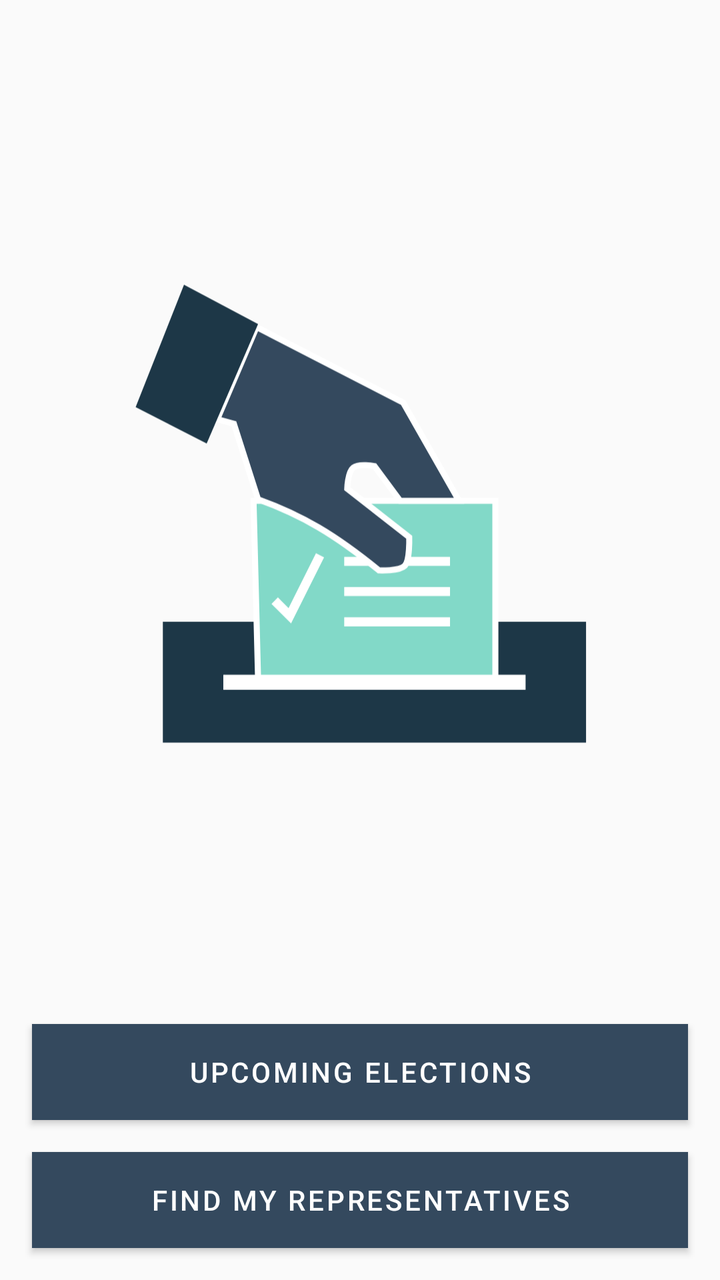
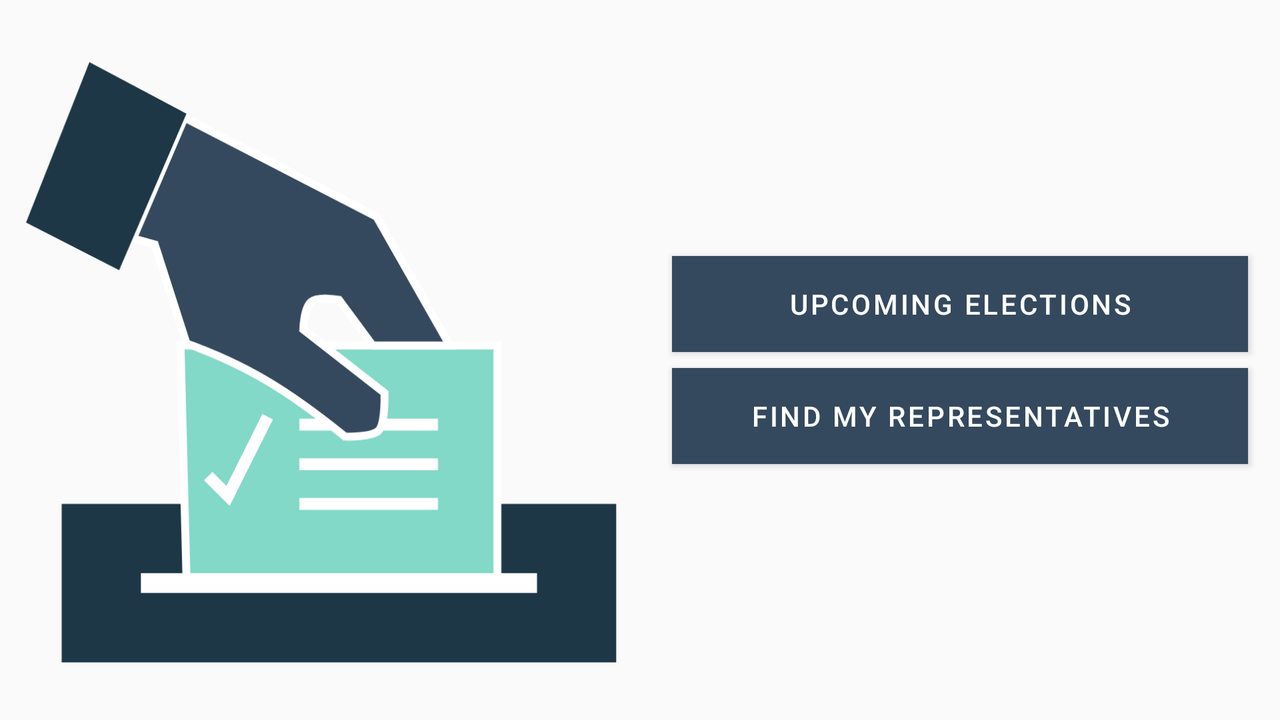

Compare how this app lays out the same screen by default and in its alternative resource folder. The renders come first, then the two layout files and the values they reference.
<!-- AndroidManifest.xml: application theme AppTheme -->
<!-- res/layout/fragment_launch.xml -->
<?xml version="1.0" encoding="utf-8"?>
<layout xmlns:android="http://schemas.android.com/apk/res/android"
    xmlns:app="http://schemas.android.com/apk/res-auto"
    xmlns:tools="http://schemas.android.com/tools">

    <androidx.constraintlayout.widget.ConstraintLayout
        android:layout_width="match_parent"
        android:layout_height="match_parent"
        tools:context="com.example.android.politicalpreparedness.MainActivity">

        <ImageView
            android:id="@+id/logo_img"
            android:layout_width="@dimen/zero_dimen"
            android:layout_height="wrap_content"
            android:layout_marginHorizontal="@dimen/large_margin"
            android:contentDescription="@string/logo_description"
            app:layout_constraintBottom_toTopOf="@id/upcoming_elections_btn"
            app:layout_constraintEnd_toEndOf="parent"
            app:layout_constraintStart_toStartOf="parent"
            app:layout_constraintTop_toTopOf="parent"
            app:srcCompat="@drawable/ballot_logo" />

        <Button
            android:id="@+id/upcoming_elections_btn"
            style="@style/TextAppearance.MaterialComponents.Button"
            android:layout_width="match_parent"
            android:layout_height="@dimen/button_height"
            android:layout_margin="@dimen/normal_margin"
            android:background="@color/colorPrimary"
            android:text="@string/upcoming_elections"
            android:textColor="@color/white"
            app:layout_constraintBottom_toTopOf="@id/representatives_btn"
            app:layout_constraintLeft_toLeftOf="parent"
            app:layout_constraintRight_toRightOf="parent" />

        <Button
            android:id="@+id/representatives_btn"
            style="@style/TextAppearance.MaterialComponents.Button"
            android:layout_width="match_parent"
            android:layout_height="@dimen/button_height"
            android:layout_margin="@dimen/normal_margin"
            android:background="@color/colorPrimary"
            android:text="@string/find_my_representative"
            android:textColor="@color/white"
            app:layout_constraintBottom_toBottomOf="parent"
            app:layout_constraintEnd_toEndOf="parent"
            app:layout_constraintStart_toStartOf="parent" />

    </androidx.constraintlayout.widget.ConstraintLayout>
</layout>
<!-- resources referenced by this layout -->
<resources>
  <color name="colorPrimary">#34495e</color>
  <color name="white">#FFFFFF</color>
  <dimen name="button_height">48dp</dimen>
  <dimen name="large_margin">64dp</dimen>
  <dimen name="normal_margin">16dp</dimen>
  <dimen name="zero_dimen">0dp</dimen>
  <!-- drawable ballot_logo: vector/xml drawable (drawable, 2272 chars, omitted) -->
  <string name="find_my_representative">Find my representatives</string>
  <string name="logo_description">Launch image: Hand dropping card in ballot box</string>
  <string name="upcoming_elections">Upcoming Elections</string>
  <style name="AppTheme" parent="Theme.AppCompat.Light.DarkActionBar">
          
          <item name="colorPrimary">@color/colorPrimary</item>
          <item name="colorPrimaryDark">@color/colorPrimaryDark</item>
          <item name="colorAccent">@color/colorAccent</item>
      </style>
  <color name="colorPrimaryDark">#1d3747</color>
  <color name="colorAccent">#82d9c8</color>
</resources>
<!-- res/layout-land/fragment_launch.xml (the repository's variant of the layout above) -->
<!-- drawn on the phone turned sideways -->
<?xml version="1.0" encoding="utf-8"?>
<layout xmlns:android="http://schemas.android.com/apk/res/android"
    xmlns:app="http://schemas.android.com/apk/res-auto"
    xmlns:tools="http://schemas.android.com/tools">

    <androidx.constraintlayout.widget.ConstraintLayout
        android:layout_width="match_parent"
        android:layout_height="match_parent"
        tools:context="com.example.android.politicalpreparedness.MainActivity">

        <androidx.constraintlayout.widget.Guideline
            android:id="@+id/guideline"
            android:layout_width="@dimen/zero_dimen"
            android:layout_height="@dimen/zero_dimen"
            android:orientation="vertical"
            app:layout_constraintGuide_percent="0.5" />

        <androidx.constraintlayout.widget.Guideline
            android:id="@+id/guideline2"
            android:layout_width="@dimen/zero_dimen"
            android:layout_height="@dimen/zero_dimen"
            android:orientation="horizontal"
            app:layout_constraintGuide_percent="0.5" />

        <ImageView
            android:id="@+id/logo_img"
            android:layout_width="@dimen/zero_dimen"
            android:layout_height="wrap_content"
            android:layout_margin="@dimen/default_margin"
            android:contentDescription="@string/logo_description"
            app:layout_constraintBottom_toBottomOf="parent"
            app:layout_constraintEnd_toStartOf="@id/guideline"
            app:layout_constraintStart_toStartOf="parent"
            app:layout_constraintTop_toTopOf="parent"
            app:srcCompat="@drawable/ballot_logo" />

        <Button
            android:id="@+id/upcoming_elections_btn"
            style="@style/TextAppearance.MaterialComponents.Button"
            android:layout_width="@dimen/zero_dimen"
            android:layout_height="@dimen/button_height"
            android:layout_marginVertical="@dimen/small_margin"
            android:layout_marginHorizontal="@dimen/normal_margin"            android:background="@color/colorPrimary"
            android:text="@string/upcoming_elections"
            android:textColor="@color/white"
            app:layout_constraintBottom_toTopOf="@id/guideline2"
            app:layout_constraintEnd_toEndOf="parent"
            app:layout_constraintRight_toRightOf="parent"
            app:layout_constraintStart_toEndOf="@id/guideline" />

        <Button
            android:id="@+id/representatives_btn"
            style="@style/TextAppearance.MaterialComponents.Button"
            android:layout_width="@dimen/zero_dimen"
            android:layout_height="@dimen/button_height"
            android:layout_marginVertical="@dimen/small_margin"
            android:layout_marginHorizontal="@dimen/normal_margin"
            android:background="@color/colorPrimary"
            android:text="@string/find_my_representative"
            android:textColor="@color/white"
            app:layout_constraintEnd_toEndOf="parent"
            app:layout_constraintStart_toEndOf="@id/guideline"
            app:layout_constraintTop_toBottomOf="@id/guideline2" />

    </androidx.constraintlayout.widget.ConstraintLayout>
</layout>
<!-- resources referenced by the variant -->
<!-- as the phone turned sideways resolves them -->
<resources>
  <color name="colorPrimary">#34495e</color>
  <color name="white">#FFFFFF</color>
  <dimen name="button_height">48dp</dimen>
  <dimen name="default_margin">8dp</dimen>
  <dimen name="normal_margin">16dp</dimen>
  <dimen name="small_margin">4dp</dimen>
  <dimen name="zero_dimen">0dp</dimen>
  <!-- drawable ballot_logo: vector/xml drawable (drawable, 2272 chars, omitted) -->
  <string name="find_my_representative">Find my representatives</string>
  <string name="logo_description">Launch image: Hand dropping card in ballot box</string>
  <string name="upcoming_elections">Upcoming Elections</string>
  <style name="AppTheme" parent="Theme.AppCompat.Light.DarkActionBar">
          
          <item name="colorPrimary">@color/colorPrimary</item>
          <item name="colorPrimaryDark">@color/colorPrimaryDark</item>
          <item name="colorAccent">@color/colorAccent</item>
      </style>
  <color name="colorPrimaryDark">#1d3747</color>
  <color name="colorAccent">#82d9c8</color>
</resources>
